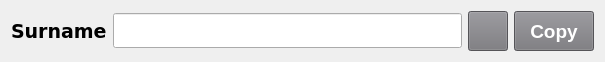
   <widget class="QWidget" name="layoutWidget_6">
    <property name="geometry">
     <rect>
      <x>10</x>
      <y>320</y>
      <width>605</width>
      <height>42</height>
     </rect>
    </property>
    <layout class="QHBoxLayout" name="horizontalLayout_8">
     <item>
      <widget class="QLabel" name="labelSurname">
       <property name="font">
        <font>
         <family>DejaVu Sans</family>
         <pointsize>14</pointsize>
         <weight>75</weight>
         <bold>true</bold>
        </font>
       </property>
       <property name="text">
        <string>Surname</string>
       </property>
      </widget>
     </item>
     <item>
      <widget class="QLineEdit" name="Surname">
       <property name="enabled">
        <bool>true</bool>
       </property>
       <property name="minimumSize">
        <size>
         <width>300</width>
         <height>35</height>
        </size>
       </property>
       <property name="font">
        <font>
         <family>DejaVu Sans</family>
         <pointsize>12</pointsize>
        </font>
       </property>
       <property name="readOnly">
        <bool>true</bool>
       </property>
      </widget>
     </item>
     <item>
      <widget class="QPushButton" name="buttonGenSurname">
       <property name="sizePolicy">
        <sizepolicy hsizetype="Minimum" vsizetype="Fixed">
         <horstretch>40</horstretch>
         <verstretch>40</verstretch>
        </sizepolicy>
       </property>
       <property name="minimumSize">
        <size>
         <width>40</width>
         <height>40</height>
        </size>
       </property>
       <property name="maximumSize">
        <size>
         <width>40</width>
         <height>40</height>
        </size>
       </property>
       <property name="styleSheet">
        <string notr="true">background-color: rgb(119, 118, 123);</string>
       </property>
       <property name="text">
        <string/>
       </property>
       <property name="icon">
        <iconset>
         <normaloff>img/reset.png</normaloff>img/reset.png</iconset>
       </property>
      </widget>
     </item>
     <item>
      <widget class="QPushButton" name="buttonCopySurname">
       <property name="minimumSize">
        <size>
         <width>0</width>
         <height>40</height>
        </size>
       </property>
       <property name="font">
        <font>
         <pointsize>14</pointsize>
         <weight>75</weight>
         <bold>true</bold>
        </font>
       </property>
       <property name="styleSheet">
        <string notr="true">background-color: rgb(119, 118, 123);
color: rgb(255, 255, 255);</string>
       </property>
       <property name="text">
        <string>Copy</string>
       </property>
      </widget>
     </item>
    </layout>
   </widget>
